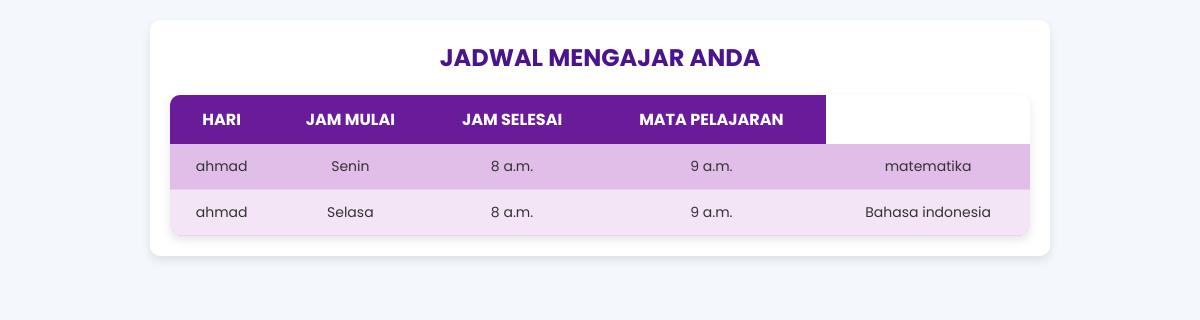
Page /jadwal-guru/ (signed in) on the committed database.
### birruwattaqwa/models.py (models this page shows, shortened)
class JadwalGuru(models.Model):
    guru = models.ForeignKey(User, on_delete=models.CASCADE)
    hari = models.CharField(max_length=20, choices=[
        ('Senin', 'Senin'),
        ('Selasa', 'Selasa'),
        ('Rabu', 'Rabu'),
        ('Kamis', 'Kamis'),
        ('Jumat', 'Jumat'),
        ('Sabtu', 'Sabtu'),
    ])
    jam_mulai = models.TimeField()
    jam_selesai = models.TimeField()
    mata_pelajaran = models.CharField(max_length=100)

### birruwattaqwa/views.py (the view)
# urls.py: path('jadwal-guru/', jadwal_guru, name='jadwal_guru'),
@login_required
def jadwal_guru(request):
    jadwal_guru = JadwalGuru.objects.filter(guru=request.user)  # Ambil jadwal untuk user login
    return render(request, 'birruwattaqwa/guru/jadwal_guru.html', {'jadwal_guru': jadwal_guru})

### birruwattaqwa/templates/birruwattaqwa/guru/jadwal_guru.html (shortened to what this page needs)
{% load static %}
<!DOCTYPE html>
<html lang="id">
<head>
    <link rel="stylesheet" href="{% static 'css/jadwal_guru.css' %}">
</head>
<body>
    <div class="container">
        <h2>Jadwal Mengajar Anda</h2>
        <table>
            <thead>
                <tr>
                    <th>Hari</th>
                    <th>Jam Mulai</th>
                    <th>Jam Selesai</th>
                    <th>Mata Pelajaran</th>
                </tr>
            </thead>
            <tbody>
                {% for jadwal in jadwal_guru %}
                <tr>
                    <td>{{ jadwal.guru }}</td>
                    <td>{{ jadwal.hari }}</td>
                    <td>{{ jadwal.jam_mulai }}</td>
                    <td>{{ jadwal.jam_selesai }}</td>
                    <td>{{ jadwal.mata_pelajaran }}</td>
                </tr>
                {% empty %}
                <tr>
                    <td colspan="4">Belum ada jadwal.</td>
                </tr>
                {% endfor %}
            </tbody>
        </table>
    </div>
</body>
</html>

### birruwattaqwa/static/css/jadwal_guru.css (style rules this page uses)
* { margin: 0; padding: 0; box-sizing: border-box; font-family: 'Poppins', sans-serif; }
body { background: #f4f7fc; padding: 20px; text-align: center; }
.container { max-width: 900px; margin: auto; background: white; padding: 20px; border-radius: 10px; box-shadow: 0 4px 10px rgba(0, 0, 0, 0.1); }
h2 { color: #4a148c; margin-bottom: 20px; font-size: 24px; text-transform: uppercase; font-weight: bold; }
table { width: 100%; max-width: 900px; margin: auto; border-collapse: collapse; background: white; border-radius: 10px; box-shadow: 0 4px 10px rgba(0, 0, 0, 0.1); overflow: hidden; margin-top: 20px; }
th { background: #6a1b9a; color: white; padding: 12px; text-transform: uppercase; font-size: 16px; }
td { padding: 12px; border-bottom: 1px solid #ddd; font-size: 14px; color: #333; }
tr:nth-child(even) { background: #f3e5f5; }
tr:nth-child(odd) { background: #e1bee7; }

### rows in the picture
JadwalGuru: guru "ahmad", hari "Senin", jam_mulai "8 a.m.", jam_selesai "9 a.m.", mata_pelajaran "matematika"
JadwalGuru: guru "ahmad", hari "Selasa", jam_mulai "8 a.m.", jam_selesai "9 a.m.", mata_pelajaran "Bahasa indonesia"
